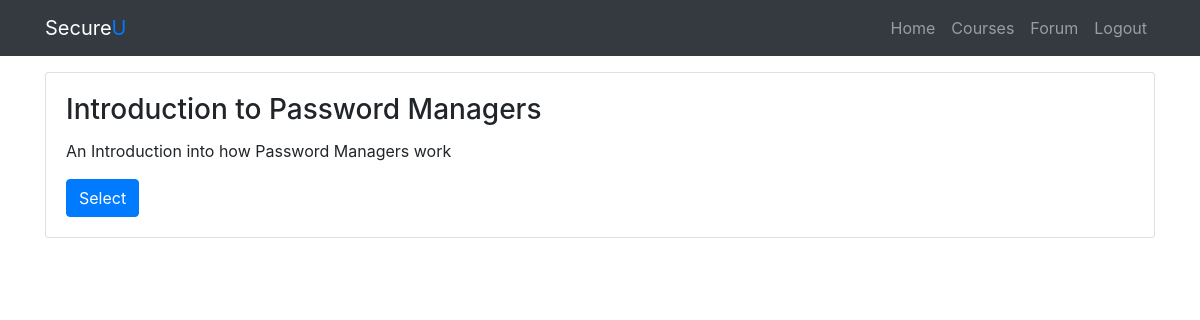
/units.php?course_id=5 (signed in), run on an earlier commit of the app's database.
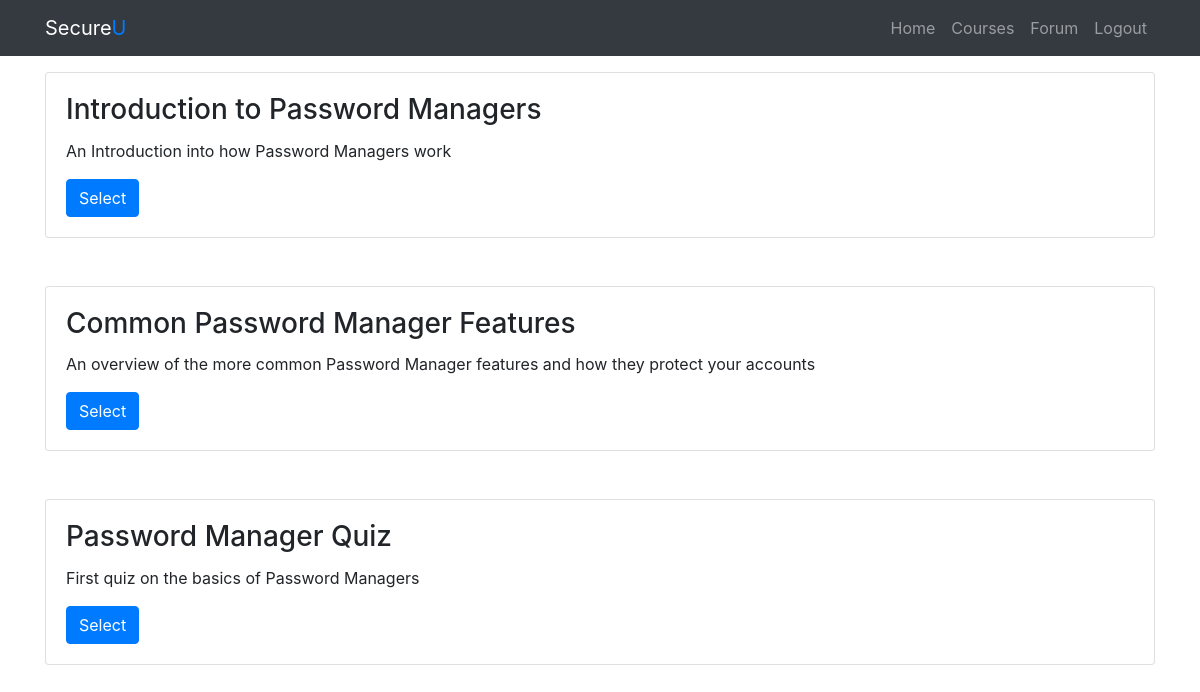
And on a later commit of the database.
### tables this page shows
CREATE TABLE `units` (
  `unit_id` int(11) NOT NULL,
  `unit_name` varchar(50) NOT NULL,
  `unit_num` int(11) NOT NULL,
  `unit_desc` varchar(300) NOT NULL,
  `unit_type` varchar(20) NOT NULL,
  `content_id` int(11) NOT NULL,
  `quiz_id` int(11) NOT NULL,
  `course_id` int(11) NOT NULL
);

### units.php (the view, shortened to what this page needs)
<?php
if (isset($_GET["course_id"])) {
    $course_id = $_GET["course_id"];
} else {
    echo "No course selected";
    exit();
}
$page_title = "Units";
include "header.php";
?>
<?php include "navbar.php"; ?>
<div class="container">
    <?php
    require "db_connect.php";
    $sql = "SELECT * FROM units WHERE course_id=$course_id";
    $result = mysqli_query($conn, $sql);
    if (mysqli_num_rows($result) > 0) {
        while ($row = mysqli_fetch_assoc($result)) {
            $unit_id = $row["unit_id"];
            $unit_name = $row["unit_name"];
            $unit_desc = $row["unit_desc"];
            $unit_link = "content.php?course_id=$course_id&unit_id=$unit_id";
            ?>
            <div class="card">
                <div class="card-body ">
                    <h3 class="card-title"><?php echo $unit_name; ?></h3>
                    <p class="card-text"> <?php echo $unit_desc; ?></p>
                    <a class="btn btn-primary" href="<?php echo $unit_link; ?>">Select</a>
                </div>
            </div>
            <br>
            <br>
        <?php
        }
    } else {
        echo "0 results";
    }
    ?>
</div>

### header.php (shortened to what this page needs)
<!DOCTYPE html>
<html lang="en">
<head>
    <link rel="stylesheet" href="bootstrap/css/bootstrap.min.css">
    <link href="//maxcdn.bootstrapcdn.com/bootstrap/4.1.1/css/bootstrap.min.css" rel="stylesheet" id="bootstrap-css">

### navbar.php (shortened to what this page needs)
</head>
<body>
    <nav class="navbar navbar-expand-lg navbar-dark bg-dark fixed-top">
        <div class="container">
            <a class="navbar-brand" href="homepage.php">Secure<span class="text-primary">U</span></a>
            <div class="collapse navbar-collapse" id="navbarResponsive">
                <ul class="navbar-nav ml-auto">
                    <li class="<?php if ($page_title == 'Homepage') {
                                    echo 'active';
                                } ?> nav-item">
                        <a class="nav-link" href="homepage.php">Home</a>
                    </li>
                    <li class="<?php if ($page_title == 'Courses') {
                                    echo 'active';
                                } ?> nav-item">
                        <a class="nav-link" href="courses.php">Courses</a>
                    </li>
                    <li class="<?php if ($page_title == 'Forum') {
                                    echo 'active';
                                } ?> nav-item">
                        <a class="nav-link" href="forum.php">Forum</a>
                    </li>
                    <li class="nav-item">
                        <a class="nav-link" href="logout.php">Logout</a>
                    </li>
                </ul>
            </div>
        </div>
    </nav>
    <br>
    <br>
    <br>

What changed in the data, as far as the page shows it:
added units: unit_name "Common Password Manager Features", unit_desc "An overview of the more common Password Manager features and how they protect your accounts"
added units: unit_name "Password Manager Quiz", unit_desc "First quiz on the basics of Password Managers"
